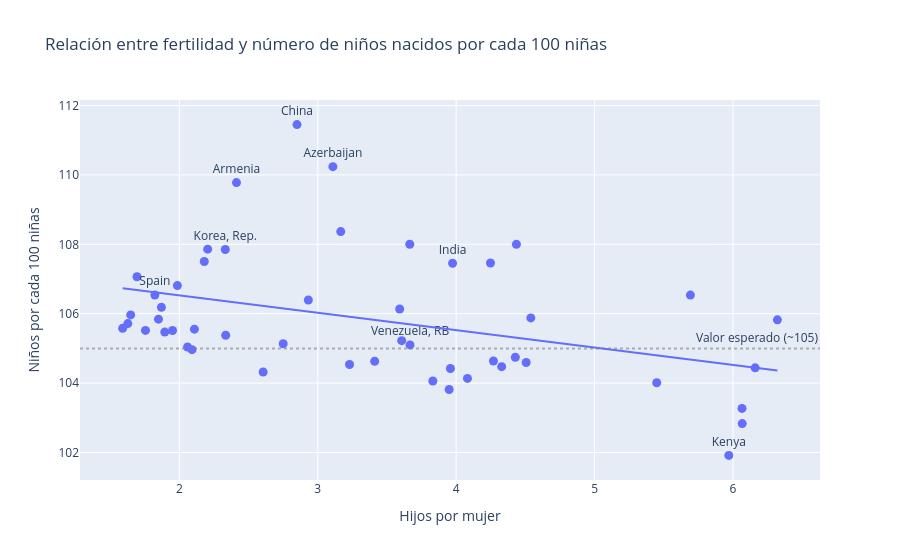

The notebook cell this image was saved under:
### Code cell
# ¿Existe una relación entre la tasa de fertilidad y el desequilibrio en los nacimientos?

country_means = (
    df_combined.groupby("Country Name")[["fertility_rate", "sex_ratio_per_100_female"]]
    .mean()
    .reset_index()
)


highlight_countries = ["China", "Korea, Rep.", "India", "Azerbaijan", "Armenia", "Kenya","Venezuela, RB","Spain"]

country_means["label"] = country_means["Country Name"].where(
    country_means["Country Name"].isin(highlight_countries),
    ""
)

fig = px.scatter(
    country_means,
    x="fertility_rate",
    y="sex_ratio_per_100_female",
    text="label",
    trendline="ols",
    title="Relación entre fertilidad y número de niños nacidos por cada 100 niñas",
    labels={
        "fertility_rate": "Hijos por mujer",
        "sex_ratio_per_100_female": "Niños por cada 100 niñas"
    },
    hover_name="Country Name"
)

# Línea horizontal de referencia
fig.add_hline(
    y=105,
    line_dash="dot",
    line_color="gray",
    opacity=0.6,
    annotation_text="Valor esperado (~105)",
    annotation_position="top right"
)

# Ajustar posición del texto
fig.update_traces(
    textposition="top center",
    marker=dict(size=9)
)

fig.write_html("grafico_6_scatter_fertilidad_sexratio_regresion.html")
fig.show()

### Figure 1 — Plotly figure (JSON) as saved in the notebook; plotly's stock layout.template omitted (floating-point values rounded to 4 significant figures)
{"data": [{"hovertemplate": "<b>%{hovertext}</b><br><br>Hijos por mujer=%{x}<br>Niños por cada 100 niñas=%{y}<br>label=%{text}<extra></extra>", "hovertext": ["Albania", "Argentina", "Armenia", "Australia", "Azerbaijan", "Bangladesh", "Bosnia and Herzegovina", "Brazil", "Canada", "Chile", "China", "Colombia", "Dominican Republic", "Egypt, Arab Rep.", "Ethiopia", "France", "Georgia", "Germany", "Ghana", "India", "Indonesia", "Iran, Islamic Rep.", "Italy", "Japan", "Kenya", "Korea, Rep.", "Mexico", "Montenegro", "Morocco", "Nepal", "New Zealand", "Nigeria", "Pakistan", "Peru", "Philippines", "Poland", "Russian Federation", "Senegal", "Serbia", "South Africa", "Spain", "Sweden", "Tanzania", "Thailand", "Turkiye", "United Kingdom", "United States", "Uzbekistan", "Venezuela, RB", "Viet Nam"], "legendgroup": "", "marker": {"color": "#636efa", "size": 9, "symbol": "circle"}, "mode": "markers+text", "name": "", "orientation": "v", "showlegend": false, "text": ["", "", "Armenia", "", "Azerbaijan", "", "", "", "", "", "China", "", "", "", "", "", "", "", "", "India", "", "", "", "", "Kenya", "Korea, Rep.", "", "", "", "", "", "", "", "", "", "", "", "", "", "", "Spain", "", "", "", "", "", "", "", "Venezuela, RB", ""], "textposition": "top center", "type": "scatter", "x": [3.166, 2.75, 2.413, 2.109, 3.109, 4.506, 1.986, 3.23, 1.894, 2.605, 2.85, 3.411, 3.959, 4.539, 6.321, 2.059, 2.205, 1.59, 5.449, 3.974, 3.592, 4.269, 1.648, 1.628, 5.97, 2.332, 3.949, 2.18, 4.329, 4.427, 2.335, 6.16, 5.692, 4.082, 4.435, 1.87, 1.755, 6.065, 1.694, 3.832, 1.823, 1.849, 6.067, 2.932, 3.606, 1.951, 2.092, 4.248, 3.667, 3.665], "xaxis": "x", "y": [108.4, 105.1, 109.8, 105.6, 110.2, 104.6, 106.8, 104.5, 105.5, 104.3, 111.5, 104.6, 104.4, 105.9, 105.8, 105.0, 107.9, 105.6, 104.0, 107.5, 106.1, 104.6, 106.0, 105.7, 101.9, 107.9, 103.8, 107.5, 104.5, 104.7, 105.4, 104.4, 106.5, 104.1, 108.0, 106.2, 105.5, 103.3, 107.1, 104.1, 106.5, 105.8, 102.8, 106.4, 105.2, 105.5, 105.0, 107.5, 105.1, 108.0], "yaxis": "y"}, {"hovertemplate": "<b>OLS trendline</b><br>sex_ratio_per_100_female = -0.501174 * fertility_rate + 107.529<br>R<sup>2</sup>=0.146881<br><br>Hijos por mujer=%{x}<br>Niños por cada 100 niñas=%{y} <b>(trend)</b><extra></extra>", "legendgroup": "", "marker": {"color": "#636efa", "size": 9, "symbol": "circle"}, "mode": "lines", "name": "", "showlegend": false, "textposition": "top center", "type": "scatter", "x": [1.59, 1.628, 1.648, 1.694, 1.755, 1.823, 1.849, 1.87, 1.894, 1.951, 1.986, 2.059, 2.092, 2.109, 2.18, 2.205, 2.332, 2.335, 2.413, 2.605, 2.75, 2.85, 2.932, 3.109, 3.166, 3.23, 3.411, 3.592, 3.606, 3.665, 3.667, 3.832, 3.949, 3.959, 3.974, 4.082, 4.248, 4.269, 4.329, 4.427, 4.435, 4.506, 4.539, 5.449, 5.692, 5.97, 6.065, 6.067, 6.16, 6.321], "xaxis": "x", "y": [106.7, 106.7, 106.7, 106.7, 106.6, 106.6, 106.6, 106.6, 106.6, 106.6, 106.5, 106.5, 106.5, 106.5, 106.4, 106.4, 106.4, 106.4, 106.3, 106.2, 106.2, 106.1, 106.1, 106.0, 105.9, 105.9, 105.8, 105.7, 105.7, 105.7, 105.7, 105.6, 105.6, 105.5, 105.5, 105.5, 105.4, 105.4, 105.4, 105.3, 105.3, 105.3, 105.3, 104.8, 104.7, 104.5, 104.5, 104.5, 104.4, 104.4], "yaxis": "y"}], "layout": {"annotations": [{"showarrow": false, "text": "Valor esperado (~105)", "x": 1, "xanchor": "right", "xref": "x domain", "y": 105, "yanchor": "bottom", "yref": "y"}], "legend": {"tracegroupgap": 0}, "shapes": [{"line": {"color": "gray", "dash": "dot"}, "opacity": 0.6, "type": "line", "x0": 0, "x1": 1, "xref": "x domain", "y0": 105, "y1": 105, "yref": "y"}], "title": {"text": "Relación entre fertilidad y número de niños nacidos por cada 100 niñas"}, "xaxis": {"anchor": "y", "domain": [0, 1], "title": {"text": "Hijos por mujer"}}, "yaxis": {"anchor": "x", "domain": [0, 1], "title": {"text": "Niños por cada 100 niñas"}}}}
